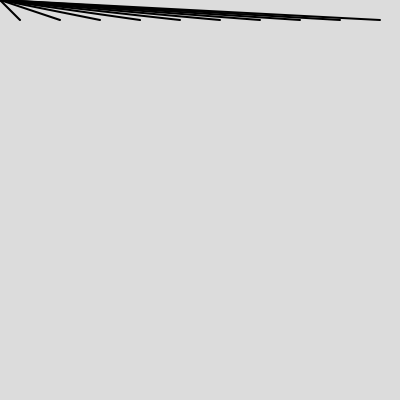
Frame 1 (no input)
Frame 60 (no input): identical to frame 1, image omitted
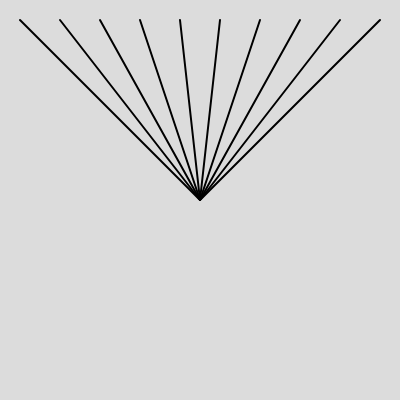
Frame 120 (the mouse pressed at the canvas centre since frame 60)

The p5.js sketch that drew these frames (run headless with seeded random() and noise() and a simulated clock; from frame 60 on, the mouse is pressed at the canvas centre):

// p5.js sketch
// ── sketch.js
function setup() {
  createCanvas(400, 400);
  }

  function draw(){
  background(220)
  for(i = 0; i < 10; i++){
  let lineSpacing = width/10
  let margin = width/20
  strokeWeight(2)
  line(mouseX, mouseY, (lineSpacing * i) + margin, margin)}
}
